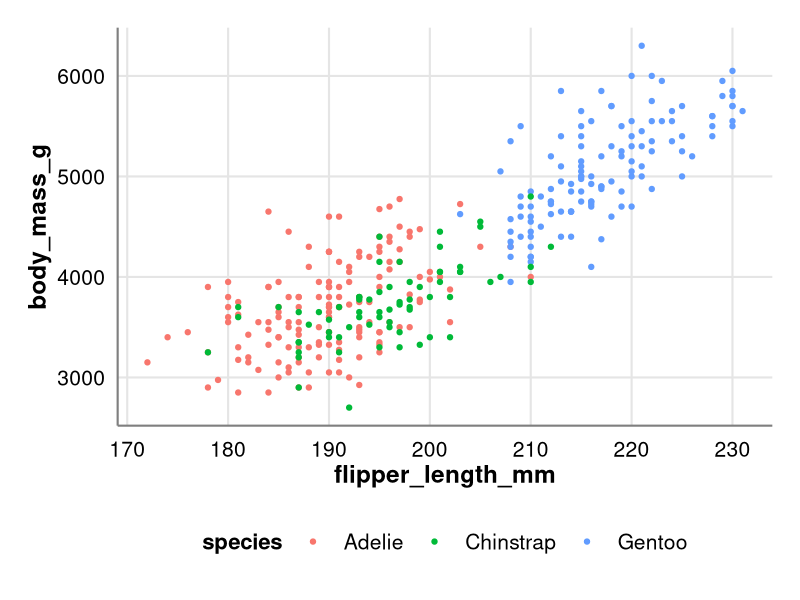
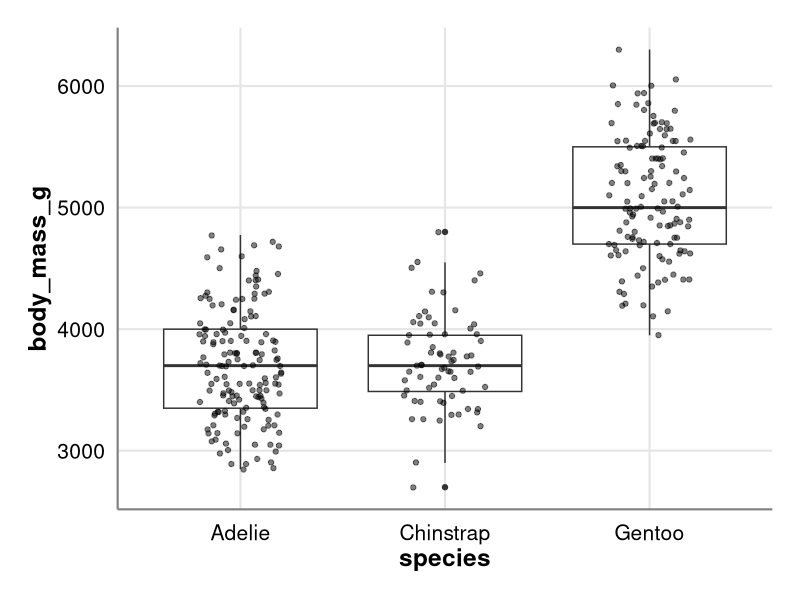
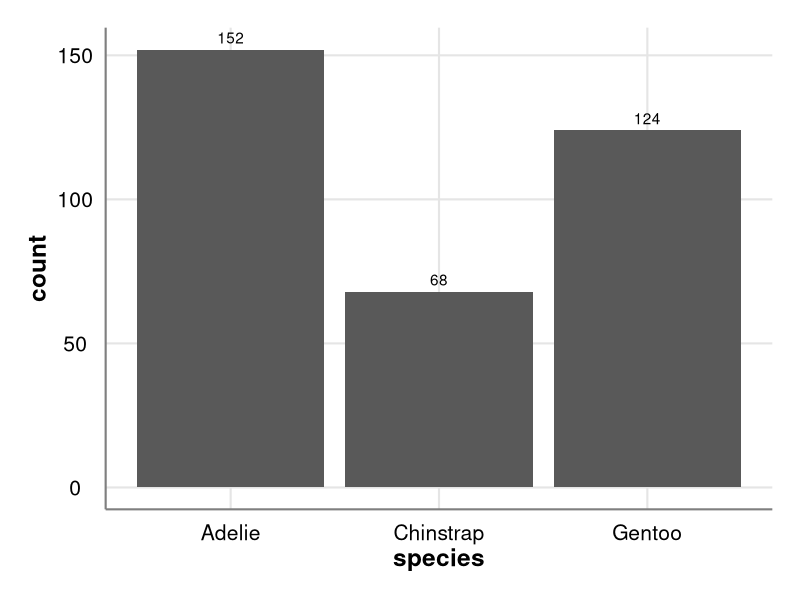
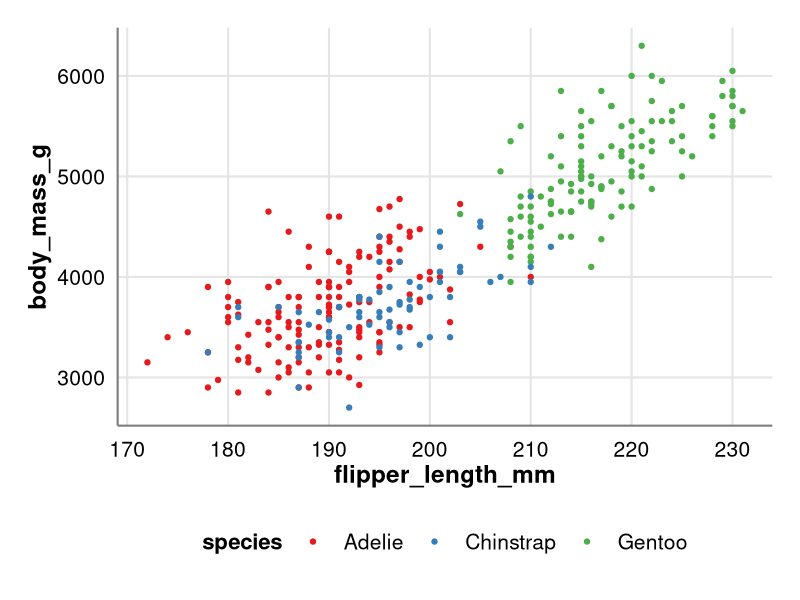
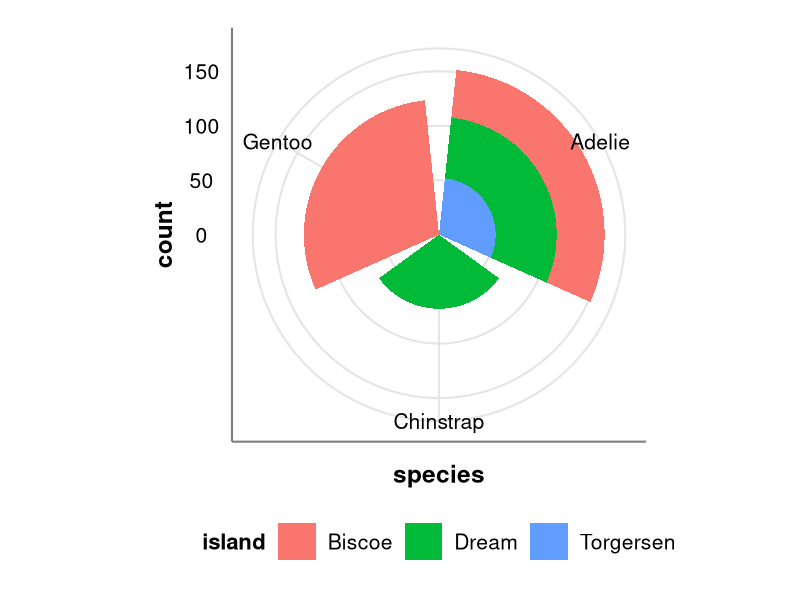
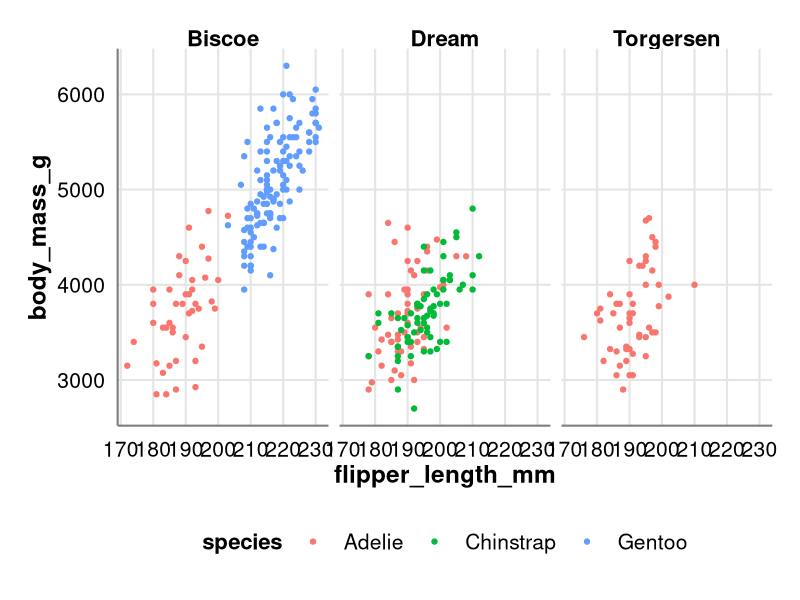
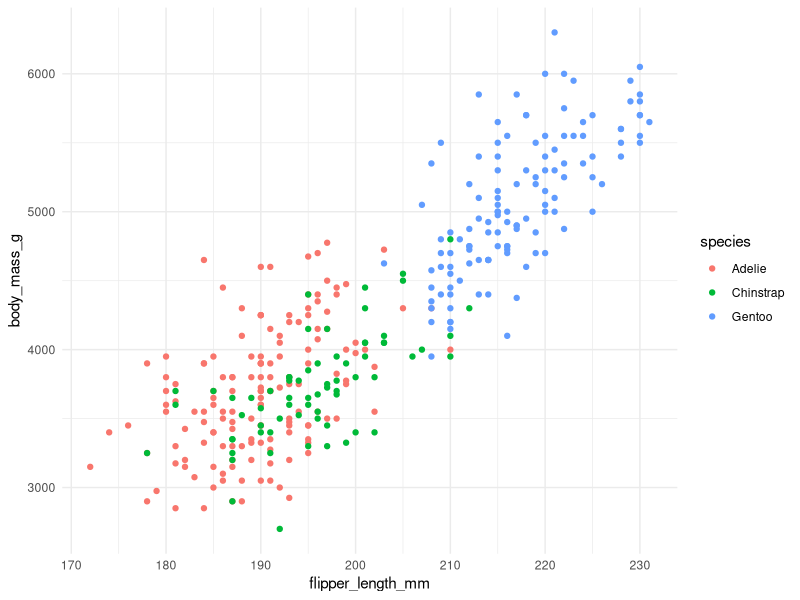
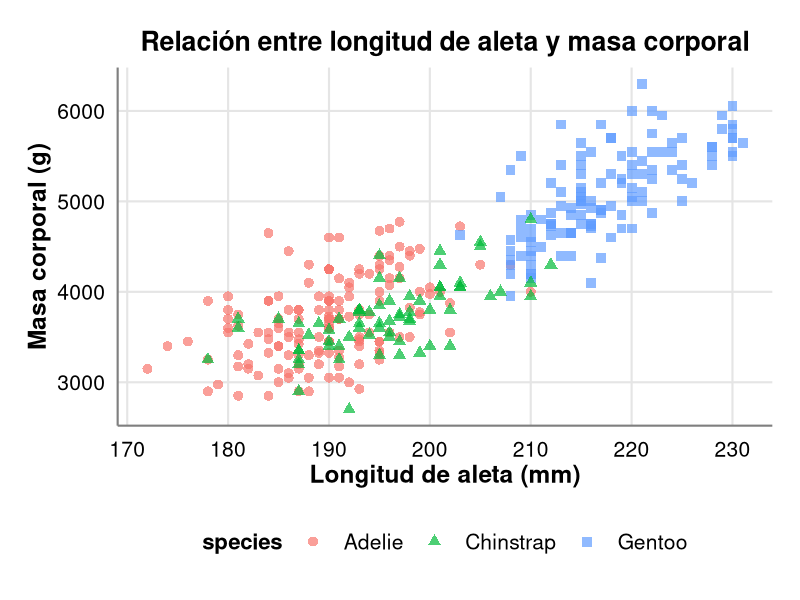

Recreate these plots in R, in order.
## ---- chunk 1
library(ggplot2)
#install.packages("palmerpenguins")
library(palmerpenguins)
library(dplyr)
## ---- chunk 2
# Definir el tema personalizado
theme_presentacion <- function(base_size = 16, base_family = "sans") {
  theme_minimal(base_size = base_size, base_family = base_family) %+replace%
    theme(
      # Título del gráfico
      plot.title = element_text(face = "bold", size = rel(1.2), hjust = 0.5, margin = margin(b = 10)),
      plot.subtitle = element_text(size = rel(1.05), hjust = 0.5, margin = margin(b = 10)),
      
      # Ejes
      axis.title = element_text(face = "bold", size = rel(1.1)),
      axis.text = element_text(size = rel(0.95)),
      axis.text.x = element_text(margin = margin(t = 5)),
      axis.text.y = element_text(margin = margin(r = 5)),
      axis.line = element_line(colour = "grey50"),
      
      # Leyenda
      legend.title = element_text(face = "bold", size = rel(1)),
      legend.text = element_text(size = rel(0.95)),
      legend.position = "bottom",
      legend.key.size = unit(1, "cm"),
      
      # Facetas
      strip.text = element_text(face = "bold", size = rel(1)),
      
      # Fondo y líneas de cuadrícula
      panel.grid.major = element_line(colour = "grey90"),
      panel.grid.minor = element_blank(),
      panel.background = element_rect(fill = "white", colour = NA),
      plot.background = element_rect(fill = "white", colour = NA),
      
      # Márgenes del gráfico
      plot.margin = margin(20, 20, 20, 20)
    )
}

# Configuración global de ggplot2
theme_set(theme_presentacion())
## ---- chunk 3
knitr::kable(head(penguins))
## ---- chunk 4
#| output-location: column-fragment
#| fig-width: 6
#| fig-height: 5


ggplot(penguins, aes(x = flipper_length_mm, y = body_mass_g, color = species)) +
  geom_point()
## ---- chunk 5
#| output-location: column-fragment
#| fig-width: 6
#| fig-height: 5

ggplot(penguins, aes(x = species, y = body_mass_g)) +
  geom_boxplot() +
  geom_jitter(width = 0.2, alpha = 0.5)
## ---- chunk 6
#| output-location: column-fragment
#| fig-width: 6
#| fig-height: 5

ggplot(penguins, aes(x = species)) +
  geom_bar() +
  geom_text(stat = 'count', aes(label = after_stat(count)), vjust = -0.5)
## ---- chunk 7
#| output-location: column-fragment
#| fig-width: 6
#| fig-height: 5

ggplot(penguins, aes(x = flipper_length_mm, y = body_mass_g, color = species)) +
  geom_point() +
  scale_color_brewer(palette = "Set1") +
  scale_x_continuous(breaks = seq(170, 230, by = 10))
## ---- chunk 8
#| output-location: column-fragment
#| fig-width: 6
#| fig-height: 5

ggplot(penguins, aes(x = species, fill = island)) +
  geom_bar() +
  coord_polar()
## ---- chunk 9
#| output-location: column-fragment
#| fig-width: 6
#| fig-height: 5

ggplot(penguins, aes(x = flipper_length_mm, y = body_mass_g)) +
  geom_point(aes(color = species)) +
  facet_wrap(~island)
## ---- chunk 10
#| output-location: column-fragment
#| fig-width: 6
#| fig-height: 5

ggplot(penguins, aes(x = flipper_length_mm, y = body_mass_g, color = species)) +
  geom_point() +
  theme_minimal() 
## ---- chunk 11
#| output-location: column-fragment
#| fig-width: 6
#| fig-height: 5


ggplot(penguins, aes(x = flipper_length_mm, y = body_mass_g)) +
  geom_point(aes(color = species, shape = species), size = 3, alpha = 0.7) +
  labs(title = "Relación entre longitud de aleta y masa corporal",
       x = "Longitud de aleta (mm)",
       y = "Masa corporal (g)")
## ---- chunk 12
#| output-location: column-fragment
#| fig-width: 6
#| fig-height: 5


ggplot(penguins, aes(x = flipper_length_mm, y = body_mass_g, color = species)) +
  geom_point() +
  geom_smooth(method = "lm", se = FALSE) +
  labs(title = "Relación entre longitud de aleta y masa corporal",
       subtitle = "Con líneas de tendencia por especie",
       x = "Longitud de aleta (mm)",
       y = "Masa corporal (g)")
## ---- chunk 13
#| output-location: column-fragment
#| fig-width: 6
#| fig-height: 5


# Crear datos de ejemplo
set.seed(123)
datos_tiempo <- data.frame(
  tiempo = rep(1:50, 3),
  valor = c(cumsum(rnorm(50)), cumsum(rnorm(50)), cumsum(rnorm(50))),
  grupo = rep(c("A", "B", "C"), each = 50)
)

ggplot(datos_tiempo, aes(x = tiempo, y = valor, color = grupo)) +
  geom_line() +
  labs(title = "Series de tiempo para tres grupos",
       x = "Tiempo",
       y = "Valor")
## ---- chunk 14
#| output-location: column-fragment
#| fig-width: 6
#| fig-height: 5


penguins %>%
  count(species, sex) %>%
  ggplot(aes(x = species, y = n, fill = sex)) +
  geom_bar(stat = "identity", position = "dodge") +
  labs(title = "Conteo de pingüinos por especie y sexo",
       x = "Especie",
       y = "Conteo")
## ---- chunk 15
#| output-location: column-fragment
#| fig-width: 6
#| fig-height: 5


ggplot(penguins, aes(x = species, y = body_mass_g, fill = species)) +
  geom_boxplot() +
  geom_jitter(width = 0.2, alpha = 0.5) +
  labs(title = "Distribución de masa corporal por especie",
       x = "Especie",
       y = "Masa corporal (g)")
## ---- chunk 16
#| output-location: column-fragment
#| fig-width: 6
#| fig-height: 5


ggplot(penguins, aes(x = species, y = body_mass_g, fill = species)) +
  geom_violin() +
  geom_boxplot(width = 0.1, fill = "white") +
  labs(title = "Distribución de masa corporal por especie",
       x = "Especie",
       y = "Masa corporal (g)")
## ---- chunk 17
#| output-location: column-fragment
#| fig-width: 6
#| fig-height: 5


tema_personalizado <- theme_minimal() +
  theme(
    plot.title = element_text(face = "bold", size = 16),
    axis.title = element_text(face = "italic"),
    legend.position = "bottom",
    panel.grid.major = element_line(color = "gray90"),
    panel.grid.minor = element_blank()
  )

ggplot(penguins, aes(x = flipper_length_mm, y = body_mass_g, color = species)) +
  geom_point() +
  labs(title = "Relación entre longitud de aleta y masa corporal") +
  tema_personalizado
## ---- chunk 18
#| output-location: column-fragment
#| fig-width: 6
#| fig-height: 5


ggplot(penguins, aes(x = flipper_length_mm, y = body_mass_g, color = species)) +
  geom_point(size = 3, alpha = 0.7) +
  scale_color_manual(values = c("darkorange", "purple", "cyan4")) +
  labs(title = "Relación entre longitud de aleta y masa corporal",
       x = "Longitud de aleta (mm)",
       y = "Masa corporal (g)") +
  tema_personalizado
## ---- chunk 19
#| output-location: column-fragment
#| fig-width: 6
#| fig-height: 5


ggplot(penguins, aes(x = flipper_length_mm, y = body_mass_g, color = species)) +
  geom_point(alpha = 0.7) +
  geom_smooth(method = "lm", se = FALSE) +
  geom_rug(alpha = 0.1) +
  facet_wrap(~island) +
  labs(title = "Relación entre longitud de aleta y masa corporal",
       subtitle = "Por isla y especie",
       x = "Longitud de aleta (mm)",
       y = "Masa corporal (g)") +
  tema_personalizado
